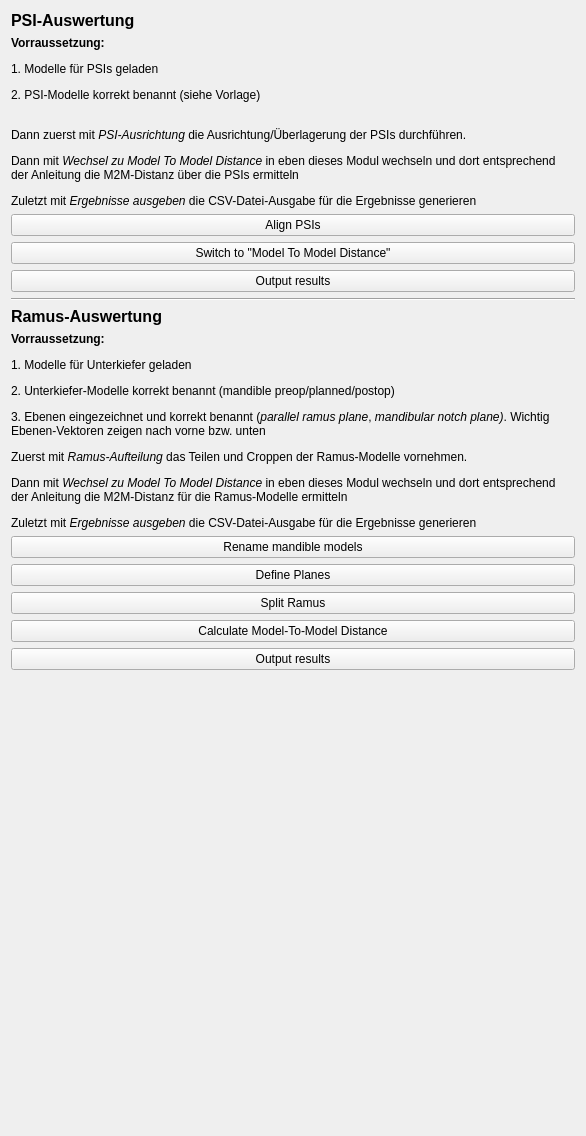
<?xml version="1.0" encoding="UTF-8"?>
<ui version="4.0">
 <class>BSSOPSIWorkflowModule</class>
 <widget class="qMRMLWidget" name="BSSOPSIWorkflowModule">
  <property name="geometry">
   <rect>
    <x>0</x>
    <y>0</y>
    <width>586</width>
    <height>1136</height>
   </rect>
  </property>
  <property name="sizePolicy">
   <sizepolicy hsizetype="Minimum" vsizetype="Preferred">
    <horstretch>0</horstretch>
    <verstretch>0</verstretch>
   </sizepolicy>
  </property>
  <layout class="QVBoxLayout" name="verticalLayout">
   <item>
    <widget class="QLabel" name="labelPSI">
     <property name="sizePolicy">
      <sizepolicy hsizetype="Minimum" vsizetype="Preferred">
       <horstretch>0</horstretch>
       <verstretch>0</verstretch>
      </sizepolicy>
     </property>
     <property name="font">
      <font>
       <pointsize>12</pointsize>
       <bold>true</bold>
      </font>
     </property>
     <property name="text">
      <string>PSI-Auswertung</string>
     </property>
    </widget>
   </item>
   <item>
    <widget class="QLabel" name="labelPSIdescription">
     <property name="sizePolicy">
      <sizepolicy hsizetype="Minimum" vsizetype="Preferred">
       <horstretch>0</horstretch>
       <verstretch>0</verstretch>
      </sizepolicy>
     </property>
     <property name="frameShape">
      <enum>QFrame::Shape::Panel</enum>
     </property>
     <property name="lineWidth">
      <number>0</number>
     </property>
     <property name="text">
      <string>&lt;html&gt;&lt;head/&gt;&lt;body&gt;&lt;p&gt;&lt;span style=&quot; font-weight:700;&quot;&gt;Vorraussetzung:&lt;/span&gt;&lt;/p&gt;&lt;p&gt;1. Modelle für PSIs geladen&lt;/p&gt;&lt;p&gt;2. PSI-Modelle korrekt benannt (siehe Vorlage)&lt;/p&gt;&lt;p&gt;&lt;br/&gt;Dann zuerst mit &lt;span style=&quot; font-style:italic;&quot;&gt;PSI-Ausrichtung&lt;/span&gt; die Ausrichtung/Überlagerung der PSIs durchführen.&lt;/p&gt;&lt;p&gt;Dann mit &lt;span style=&quot; font-style:italic;&quot;&gt;Wechsel zu Model To Model Distance &lt;/span&gt;in eben dieses Modul wechseln und dort entsprechend der Anleitung die M2M-Distanz über die PSIs ermitteln&lt;/p&gt;&lt;p&gt;Zuletzt mit &lt;span style=&quot; font-style:italic;&quot;&gt;Ergebnisse ausgeben&lt;/span&gt; die CSV-Datei-Ausgabe für die Ergebnisse generieren&lt;/p&gt;&lt;/body&gt;&lt;/html&gt;</string>
     </property>
     <property name="wordWrap">
      <bool>true</bool>
     </property>
    </widget>
   </item>
   <item>
    <widget class="QPushButton" name="setupPSIButton">
     <property name="enabled">
      <bool>true</bool>
     </property>
     <property name="toolTip">
      <string>Run the algorithm.</string>
     </property>
     <property name="text">
      <string>Align PSIs</string>
     </property>
    </widget>
   </item>
   <item>
    <widget class="QPushButton" name="switchM2MDistanceModuleButton">
     <property name="text">
      <string>Switch to &quot;Model To Model Distance&quot;</string>
     </property>
    </widget>
   </item>
   <item>
    <widget class="QPushButton" name="printPSIButton">
     <property name="sizePolicy">
      <sizepolicy hsizetype="Minimum" vsizetype="Fixed">
       <horstretch>0</horstretch>
       <verstretch>0</verstretch>
      </sizepolicy>
     </property>
     <property name="text">
      <string>Output results</string>
     </property>
    </widget>
   </item>
   <item>
    <widget class="Line" name="seperatorLine">
     <property name="orientation">
      <enum>Qt::Orientation::Horizontal</enum>
     </property>
    </widget>
   </item>
   <item>
    <widget class="QLabel" name="labelRamus">
     <property name="sizePolicy">
      <sizepolicy hsizetype="Minimum" vsizetype="Preferred">
       <horstretch>0</horstretch>
       <verstretch>0</verstretch>
      </sizepolicy>
     </property>
     <property name="font">
      <font>
       <pointsize>12</pointsize>
       <bold>true</bold>
      </font>
     </property>
     <property name="text">
      <string>Ramus-Auswertung</string>
     </property>
    </widget>
   </item>
   <item>
    <widget class="QLabel" name="labelRamusDescription">
     <property name="sizePolicy">
      <sizepolicy hsizetype="Minimum" vsizetype="Preferred">
       <horstretch>0</horstretch>
       <verstretch>0</verstretch>
      </sizepolicy>
     </property>
     <property name="text">
      <string>&lt;html&gt;&lt;head/&gt;&lt;body&gt;&lt;p&gt;&lt;span style=&quot; font-weight:700;&quot;&gt;Vorraussetzung:&lt;/span&gt;&lt;/p&gt;&lt;p&gt;1. Modelle für Unterkiefer geladen&lt;/p&gt;&lt;p&gt;2. Unterkiefer-Modelle korrekt benannt (mandible preop/planned/postop)&lt;/p&gt;&lt;p&gt;3. Ebenen eingezeichnet und korrekt benannt (&lt;span style=&quot; font-style:italic;&quot;&gt;parallel ramus plane&lt;/span&gt;, &lt;span style=&quot; font-style:italic;&quot;&gt;mandibular notch plane)&lt;/span&gt;. Wichtig Ebenen-Vektoren zeigen nach vorne bzw. unten&lt;/p&gt;&lt;p&gt;Zuerst mit &lt;span style=&quot; font-style:italic;&quot;&gt;Ramus-Aufteilung&lt;/span&gt; das Teilen und Croppen der Ramus-Modelle vornehmen.&lt;/p&gt;&lt;p&gt;Dann mit &lt;span style=&quot; font-style:italic;&quot;&gt;Wechsel zu Model To Model Distance &lt;/span&gt;in eben dieses Modul wechseln und dort entsprechend der Anleitung die M2M-Distanz für die Ramus-Modelle ermitteln&lt;/p&gt;&lt;p&gt;Zuletzt mit &lt;span style=&quot; font-style:italic;&quot;&gt;Ergebnisse ausgeben&lt;/span&gt; die CSV-Datei-Ausgabe für die Ergebnisse generieren&lt;/p&gt;&lt;/body&gt;&lt;/html&gt;</string>
     </property>
     <property name="wordWrap">
      <bool>true</bool>
     </property>
    </widget>
   </item>
   <item>
    <widget class="QPushButton" name="renameMandibleButton">
     <property name="text">
      <string>Rename mandible models</string>
     </property>
    </widget>
   </item>
   <item>
    <widget class="QPushButton" name="planesButton">
     <property name="sizePolicy">
      <sizepolicy hsizetype="Minimum" vsizetype="Fixed">
       <horstretch>0</horstretch>
       <verstretch>0</verstretch>
      </sizepolicy>
     </property>
     <property name="text">
      <string>Define Planes</string>
     </property>
    </widget>
   </item>
   <item>
    <widget class="QPushButton" name="setupRamusButton">
     <property name="sizePolicy">
      <sizepolicy hsizetype="Minimum" vsizetype="Fixed">
       <horstretch>0</horstretch>
       <verstretch>0</verstretch>
      </sizepolicy>
     </property>
     <property name="text">
      <string>Split Ramus</string>
     </property>
    </widget>
   </item>
   <item>
    <widget class="QPushButton" name="switchM2MDistanceModuleButton_2">
     <property name="text">
      <string>Calculate Model-To-Model Distance</string>
     </property>
    </widget>
   </item>
   <item>
    <widget class="QPushButton" name="printRamusButton">
     <property name="sizePolicy">
      <sizepolicy hsizetype="Minimum" vsizetype="Fixed">
       <horstretch>0</horstretch>
       <verstretch>0</verstretch>
      </sizepolicy>
     </property>
     <property name="text">
      <string>Output results</string>
     </property>
    </widget>
   </item>
   <item>
    <spacer name="verticalSpacer">
     <property name="orientation">
      <enum>Qt::Orientation::Vertical</enum>
     </property>
     <property name="sizeHint" stdset="0">
      <size>
       <width>20</width>
       <height>40</height>
      </size>
     </property>
    </spacer>
   </item>
  </layout>
 </widget>
 <customwidgets>
  <customwidget>
   <class>qMRMLWidget</class>
   <extends>QWidget</extends>
   <header>qMRMLWidget.h</header>
   <container>1</container>
  </customwidget>
 </customwidgets>
 <resources/>
 <connections/>
 <slots>
  <signal>mrmlSceneChanged(vtkMRMLScene*)</signal>
 </slots>
</ui>
